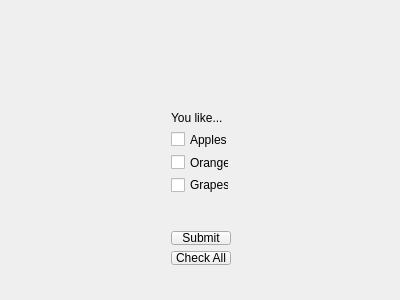
<?xml version="1.0" encoding="UTF-8"?>
<ui version="4.0">
 <class>MainWindow</class>
 <widget class="QMainWindow" name="MainWindow">
  <property name="geometry">
   <rect>
    <x>0</x>
    <y>0</y>
    <width>400</width>
    <height>300</height>
   </rect>
  </property>
  <property name="windowTitle">
   <string>MainWindow</string>
  </property>
  <widget class="QWidget" name="centralWidget">
   <widget class="QWidget" name="">
    <property name="geometry">
     <rect>
      <x>160</x>
      <y>100</y>
      <width>80</width>
      <height>104</height>
     </rect>
    </property>
    <layout class="QVBoxLayout" name="verticalLayout_2">
     <item>
      <widget class="QLabel" name="label">
       <property name="text">
        <string>You like...</string>
       </property>
      </widget>
     </item>
     <item>
      <layout class="QVBoxLayout" name="verticalLayout">
       <item>
        <widget class="QCheckBox" name="checkBox">
         <property name="text">
          <string>Apples</string>
         </property>
        </widget>
       </item>
       <item>
        <widget class="QCheckBox" name="checkBox_2">
         <property name="text">
          <string>Oranges</string>
         </property>
        </widget>
       </item>
       <item>
        <widget class="QCheckBox" name="checkBox_3">
         <property name="text">
          <string>Grapes</string>
         </property>
        </widget>
       </item>
      </layout>
     </item>
    </layout>
   </widget>
   <widget class="QWidget" name="">
    <property name="geometry">
     <rect>
      <x>160</x>
      <y>220</y>
      <width>82</width>
      <height>56</height>
     </rect>
    </property>
    <layout class="QVBoxLayout" name="verticalLayout_3">
     <item>
      <widget class="QPushButton" name="pushButton">
       <property name="text">
        <string>Submit</string>
       </property>
      </widget>
     </item>
     <item>
      <widget class="QPushButton" name="pushButton_2">
       <property name="text">
        <string>Check All</string>
       </property>
      </widget>
     </item>
    </layout>
   </widget>
  </widget>
 </widget>
 <layoutdefault spacing="6" margin="11"/>
 <resources/>
 <connections/>
</ui>
